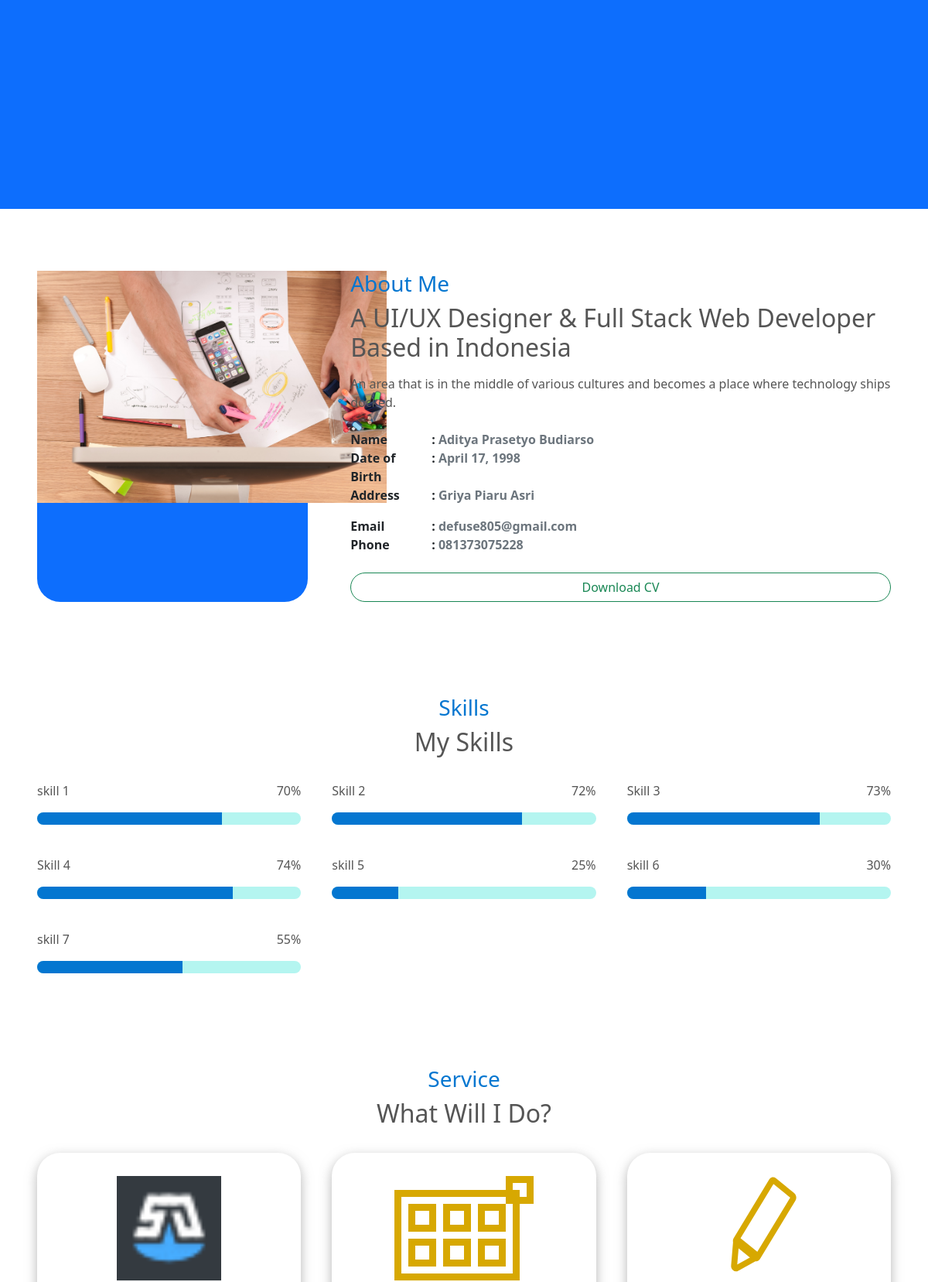
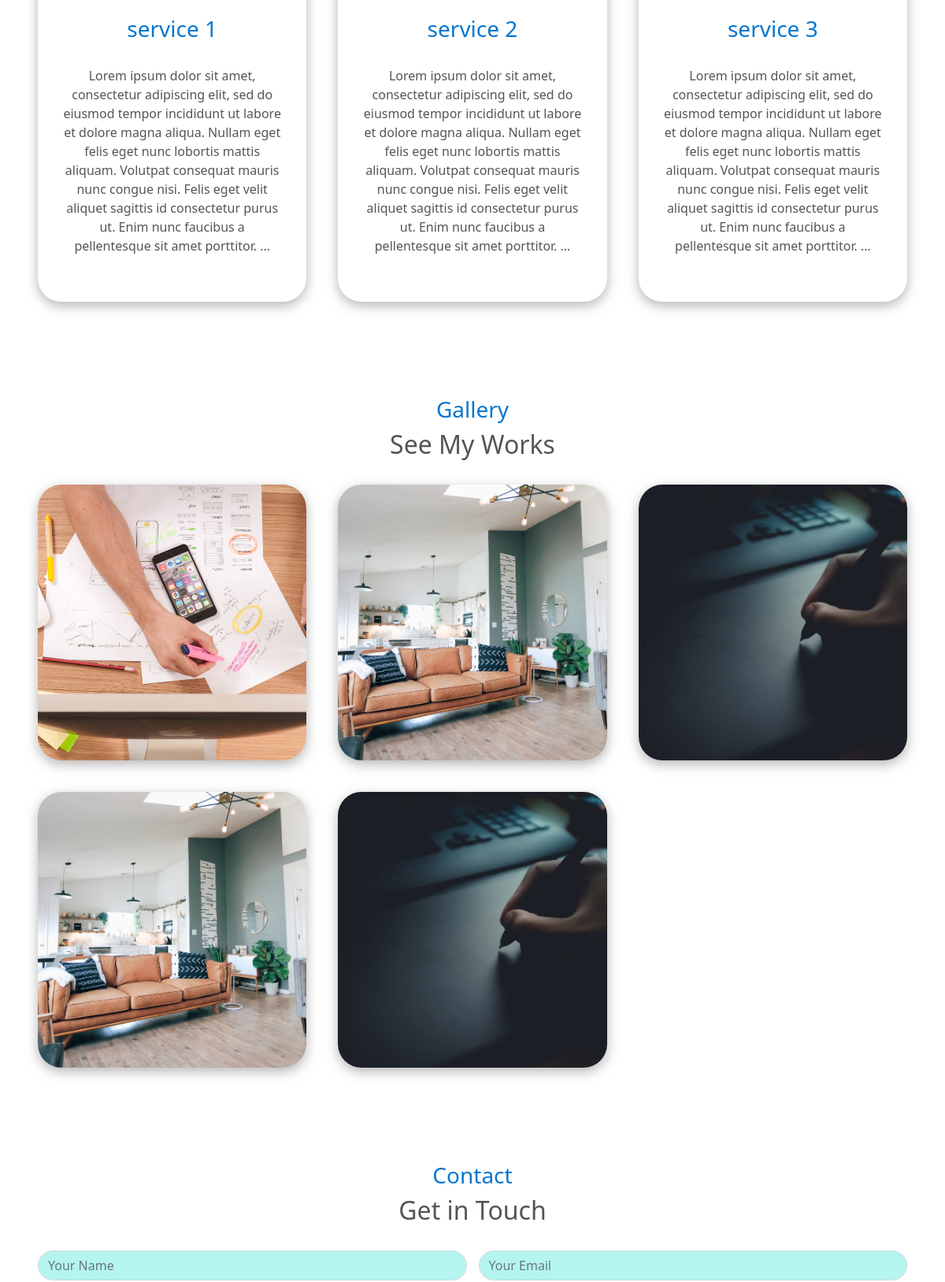
/ (middle part), run on an earlier commit of the app's database (2 pictures, top to bottom).
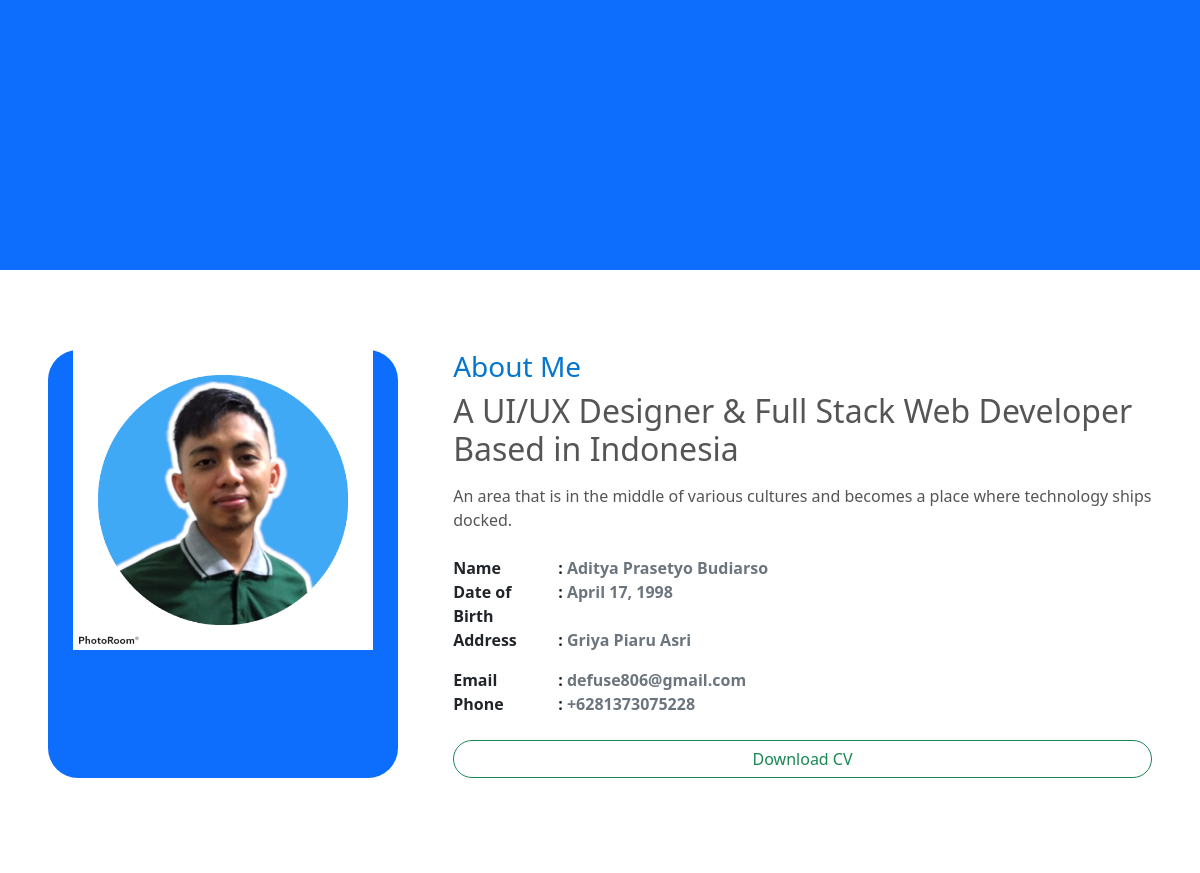
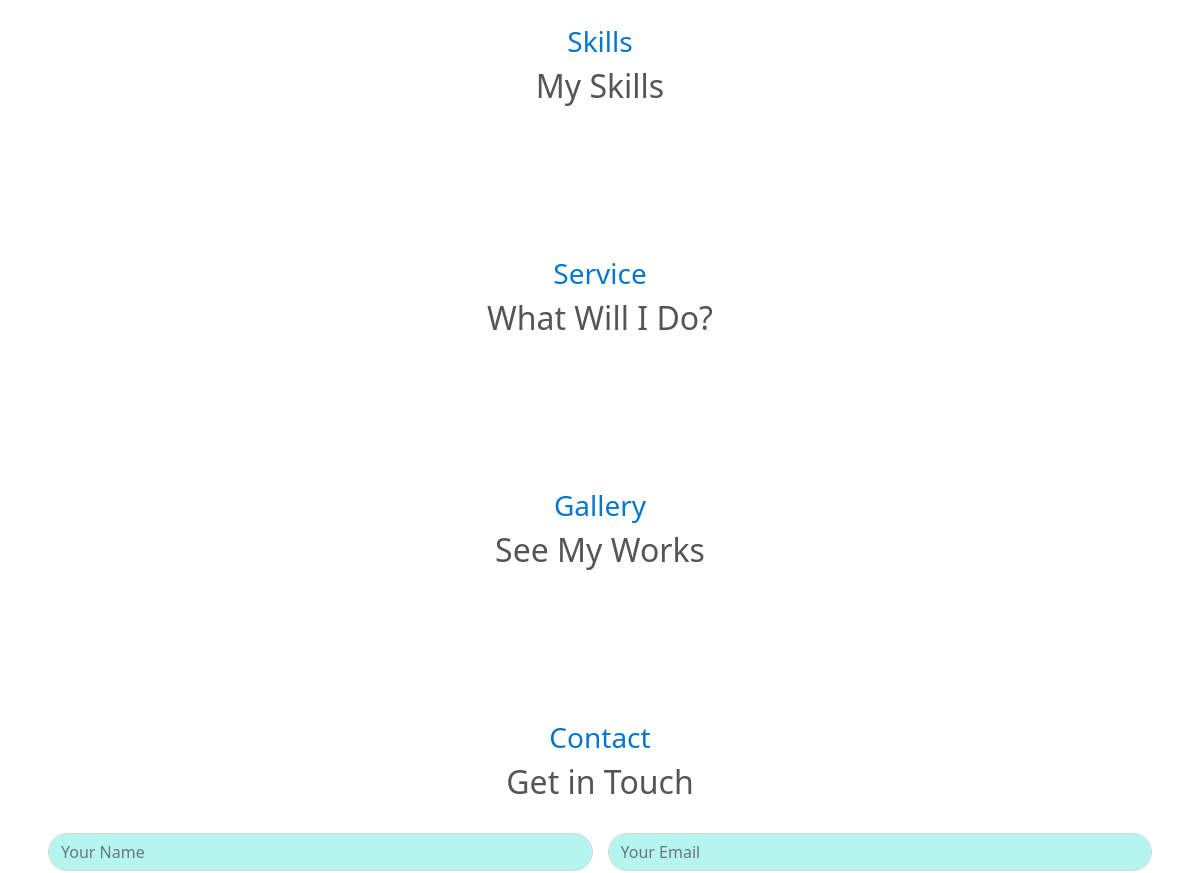
And on a later commit of the database (2 pictures, top to bottom).
### home/models.py (models this page shows, shortened)
class About(models.Model):
    Name = models.CharField(max_length=100)
    Date_of_Birth = models.DateField()
    Address = models.CharField(max_length=200)
    Email = models.EmailField()
    Phone = models.CharField(max_length=20)
    Image = models.ImageField(upload_to='image/about', null=True)

class Skill(models.Model):
    Name = models.CharField(max_length=100)
    Skill_Range = models.PositiveSmallIntegerField()
    Publish = models.BooleanField(default=False)
    slug = models.SlugField(editable=False, blank=True, null=True)
    def __str__(self):
        return '{}'.format(self.Name)

class Service(models.Model):
    Name = models.CharField(max_length=100)
    Image = models.ImageField(
        upload_to='image/service', height_field='Height', width_field='Width')
    Height = models.IntegerField(default=0, null=True, blank=True)
    Width = models.IntegerField(default=0, null=True, blank=True)
    Body = models.TextField()
    Publish = models.BooleanField(default=False)
    slug = models.SlugField(editable=False, blank=True, null=True)

class Gallery(models.Model):
    Name = models.CharField(max_length=100)
    Skill = models.ManyToManyField(
        Skill,  blank=True)
    Image = models.ImageField(
        upload_to='image/gallery', height_field='Height', width_field='Width')
    Height = models.IntegerField(default=0, null=True, blank=True)
    Width = models.IntegerField(default=0, null=True, blank=True)
    slug = models.SlugField(blank=True, null=True, editable=False)
    Publish = models.BooleanField(default=False)

### home/views.py (the view, shortened to what this page needs)
# urls.py: path('', HomeView, name='home'),
def HomeView(request):
    about = About.objects.first()
    skills = Skill.objects.all()
    services = Service.objects.all()
    galleries = Gallery.objects.all().order_by('-id')
    contact = ContactForm()
    konteks = {
        'title': 'Artso | Web Developer',
        'about': about,
        'skills': skills,
        'services': services,
        'galleries': galleries,
        'contact': contact,
    }
    return render(request, 'index.html', konteks)

### home/forms.py
class ContactForm(forms.ModelForm):
    class Meta:
        model = Contact
        exclude = []
        fields = '__all__'
        widgets = {
            'Name': forms.TextInput(attrs={'class': 'form-control', 'readonly': True}),
            'Email': forms.EmailInput(attrs={'class': 'form-control', 'readonly': True}),
            'Subject': forms.TextInput(attrs={'class': 'form-control', 'readonly': True}),
            'Message': forms.Textarea(attrs={'class': 'form-control', 'readonly': True}),
            'Readed': forms.CheckboxInput(attrs={'class': 'form-check-input'})
        }

### templates/index.html (shortened to what this page needs)
{% extends 'base.html' %}
{% block content %}
<div class="container-web d-grid">
    <header class="home-section bg-primary px-5 " id="home">
        <div class="row align-items-center vh-100">
        </div>
    </header>
    <main>
        <section class="about-section p-section px-5" id="about">
            <div class="row">
                <div class="col container-about">
                    {% if about.Image %}
                        <picture>
                            <div class="img-box bg-primary d-grid" >
                                <center>
                                    <img src="{{about.Image.url}}" alt="Profil Image" style="height:300px;">
                                </center>
                            </div>
                        </picture>
                    {% endif %}
                    <div class="about-box d-grid gap-2">
                        <div class="title">
                            <h3>About Me</h3>
                            <h2>A UI/UX Designer & Full Stack Web Developer Based in Indonesia</h2>
                        </div>
                        <p>An area that is in the middle of various cultures and becomes a place where technology ships docked.</p>
                        <div id="about-group-list">
                            <ul class="group-list">
                                <li class="group-list-item">Name</li>
                                <li class="group-list-item">: <span class="text-muted ">{{about.Name}}</span></li>
                                <li class="group-list-item">Date of Birth</li>
                                <li class="group-list-item">: <span class="text-muted ">{{about.Date_of_Birth}}</span></li>
                                <li class="group-list-item">Address</li>
                                <li class="group-list-item">: <span class="text-muted ">{{about.Address}}</span></li>
                            </ul>
                            <ul class="group-list">
                                <li class="group-list-item">Email</li>
                                <li class="group-list-item">: <span class="text-muted ">{{about.Email}}</span></li>
                                <li class="group-list-item">Phone</li>
                                <li class="group-list-item">: <span class="text-muted ">{{about.Phone}}</span></li>
                            </ul>
                        </div>
                        <a class="btn btn-outline-success rounded-pill" href="#" role="button">Download CV</a>
                    </div>
                </div>
            </div>
        </section>
        <section class="skill-section p-section px-5" id="skill">
            <div class="row">
                <div class="col d-grid gap-4">
                    <div class="title">
                        <center>
                        <h3>Skills</h3>
                        <h2>My Skills</h2>
                        </center>
                    </div>
                    <div class="skill-container container-grid">
                        {% for skill in skills %}
                            {% if skill.Publish %}
                                <figure class="skill-box my-0">
                                    <div class="skill-val">
                                        <p>{{skill.Name}}</p>
                                        <P class="text-end">{{skill.Skill_Range}}%</P>
                                    </div>
                                    <div class="progress rounded-pill">
                                        <div class="progress-bar" role="progressbar" style="width: {{skill.Skill_Range}}%" aria-valuenow="25" aria-valuemin="0" aria-valuemax="100" ></div>
                                    </div>
                                </figure>
                            {% endif %}
                        {% endfor %}
                    </div>
                </div>
            </div>
        </section>
        <section class="service-section p-section px-5" id="service">
            <div class="row ">
                <div class="col d-grid gap-4">
                    <div class="title">
                        <center>
                            <h3>Service</h3>
                            <h2>What Will I Do?</h2>
                        </center>
                    </div>
                    <div class="service-container container-grid">
                        {% for service in services %}
                            {% if service.Publish %}
                                <div class="service-box text-center d-grid gap-2">
                                    {% if service.Image %}
                                        <center>
                                            <picture>
                                                <img src="{{service.Image.url}}" alt="{{service.Name}}">
                                            </picture>
                                        </center>
                                    {% endif %}
                                    <h3>{{service.Name}}</h3>
                                    <p>{{service.Body|truncatewords:'50'}}</p>
                                </div>
                            {% endif %}
                        {% endfor %}
                    </div>
                </div>
            </div>
        </section>
        <section class="gallery-section p-section px-5" id="gallery">
            <div class="row ">
                <div class="col d-grid gap-4">
                    <div class="title">
                        <center>
                            <h3>Gallery</h3>
                            <h2>See My Works</h2>
                        </center>
                    </div>
                    <div class="gallery-container container-grid ">
                        {% for gallery in galleries %}
                            {% if gallery.Publish %}
                                <a href="#gallery" class="detail-gallery position-relative">
                                    {% if gallery.Image %}
                                        <div class="gallery-box" style="background-image:url({{gallery.Image.url}})">
                                        </div>
                                    {% endif %}
                                </a>
                            {% endif %}
                        {% endfor %}
                    </div>
                </div>
            </div>
        </section>
        <section class="contact-section p-section px-5" id="contact">
            <div class="row ">
                <div class="col d-grid gap-4">
                    <div class="title">
                        <center>
                            <h3>Contact</h3>
                            <h2>Get in Touch</h2>
                        </center>
                    </div>
                    <div class="contact-container">
                        <form method="post" class="form-style">
                            <input type="text" class="form-control rounded-pill" id="{{contact.Name.name|lower}}-form" name="{{contact.Name.name}}" aria-describedby="{{contact.Name.name}}Help" maxlength="{{contact.Name.max}}" placeholder="Your {{contact.Name.name}}" required>
                            <input type="email" class="form-control rounded-pill" id="{{contact.Email.name|lower}}-form" name="{{contact.Email.name}}" aria-describedby="{{contact.Email.name}}Help" placeholder="Your {{contact.Email.name}}" required>
                        </form>
                    </div>
                </div>
            </div>
        </section>
    </main>
</div>
{% endblock content %}

### templates/base.html (shortened to what this page needs)
<!doctype html>
<html lang="en">
  <head>
    {% load static %}
    <link href="{% static 'css/bootstrap/bootstrap.min.css' %}" rel="stylesheet">
    <link rel="stylesheet" href="{% static 'css/style.css' %}">
  </head>
  <body>
    {% block content %}{% endblock content %}
  </body>
</html>

### static/css/style.css (style rules this page uses)
:root { --blue-color: rgba(4, 118, 208, 1); --light-blue: #B4F5F0; --light-dark: #555; }
h2, p { color: var(--light-dark); }
h3 { color: var(--blue-color); }
p { font-weight: 500; }
li { list-style: none; }
.p-section { padding: 80px 0px 40px 0; }
.container-about { display: grid; grid-template-columns: max-content 1fr; gap: 5%; }
.img-box { width: 350px; height: 100%; background-position: center; background-repeat: no-repeat; background-size: cover; border-radius: 30px; }
#about-group-list { display: grid; grid-template-columns: repeat(auto-fit, 350px); column-gap: 5px; }
.group-list { display: grid; grid-template-columns: 100px max-content; padding: 0; column-gap: 5px; }
.group-list-item { list-style: none; font-weight: bolder; }
.form-style { display: grid; grid-template-areas: 'pertama kedua' 'satu satu' 'dua dua' 'tiga tiga'; gap: 15px; }
#name-form { grid-area: pertama; }
#email-form { grid-area: kedua; }
.form-control { background-color: var(--light-blue); }

What changed in the data, as far as the page shows it:
removed Skill: Name "skill 1", Skill_Range "70"
removed Skill: Name "Skill 2", Skill_Range "72"
removed Skill: Name "Skill 3", Skill_Range "73"
removed Skill: Name "Skill 4", Skill_Range "74"
removed Skill: Name "skill 5", Skill_Range "25"
removed Skill: Name "skill 6", Skill_Range "30"
removed Skill: Name "skill 7", Skill_Range "55"
removed Service: Image (picture), Name "service 1", Body "Lorem ipsum dolor sit amet, consectetur adipiscing elit, sed do eiusmod tempor incididunt ut labore et dolore magna aliqua. Nullam eget felis eget nunc lobortis mattis aliquam. Volutpat consequat mauris nunc congue nisi. Felis eget velit aliquet sagittis id consectetur purus ut. Enim nunc faucibus a pellentesque sit amet porttitor. …"
removed Service: Image (picture), Name "service 2", Body "Lorem ipsum dolor sit amet, consectetur adipiscing elit, sed do eiusmod tempor incididunt ut labore et dolore magna aliqua. Nullam eget felis eget nunc lobortis mattis aliquam. Volutpat consequat mauris nunc congue nisi. Felis eget velit aliquet sagittis id consectetur purus ut. Enim nunc faucibus a pellentesque sit amet porttitor. …"
removed Service: Image (picture), Name "service 3", Body "Lorem ipsum dolor sit amet, consectetur adipiscing elit, sed do eiusmod tempor incididunt ut labore et dolore magna aliqua. Nullam eget felis eget nunc lobortis mattis aliquam. Volutpat consequat mauris nunc congue nisi. Felis eget velit aliquet sagittis id consectetur purus ut. Enim nunc faucibus a pellentesque sit amet porttitor. …"
removed Gallery: Image (picture)
removed Gallery: Image (picture)
removed Gallery: Image (picture)
removed Gallery: Image (picture)
removed Gallery: Image (picture)
changed About "Aditya Prasetyo Budiarso": Image: a different picture; Email "defuse805@gmail.com" → "defuse806@gmail.com"; Phone "081373075228" → "+6281373075228"
